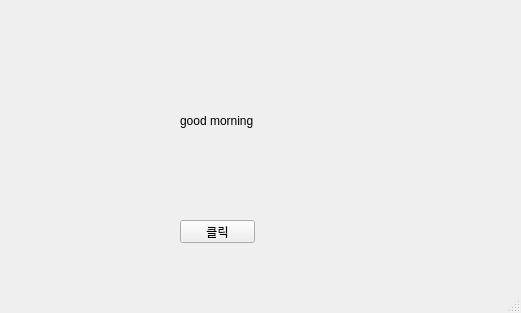
<?xml version="1.0" encoding="UTF-8"?>
<ui version="4.0">
 <class>MainWindow</class>
 <widget class="QMainWindow" name="MainWindow">
  <property name="geometry">
   <rect>
    <x>0</x>
    <y>0</y>
    <width>521</width>
    <height>313</height>
   </rect>
  </property>
  <property name="windowTitle">
   <string>MainWindow</string>
  </property>
  <widget class="QWidget" name="centralwidget">
   <widget class="QLabel" name="lbl">
    <property name="geometry">
     <rect>
      <x>180</x>
      <y>100</y>
      <width>91</width>
      <height>41</height>
     </rect>
    </property>
    <property name="text">
     <string>good morning</string>
    </property>
   </widget>
   <widget class="QPushButton" name="pb">
    <property name="geometry">
     <rect>
      <x>180</x>
      <y>220</y>
      <width>75</width>
      <height>23</height>
     </rect>
    </property>
    <property name="text">
     <string>클릭</string>
    </property>
   </widget>
  </widget>
  <widget class="QMenuBar" name="menubar">
   <property name="geometry">
    <rect>
     <x>0</x>
     <y>0</y>
     <width>521</width>
     <height>21</height>
    </rect>
   </property>
  </widget>
  <widget class="QStatusBar" name="statusbar"/>
 </widget>
 <resources/>
 <connections/>
</ui>
